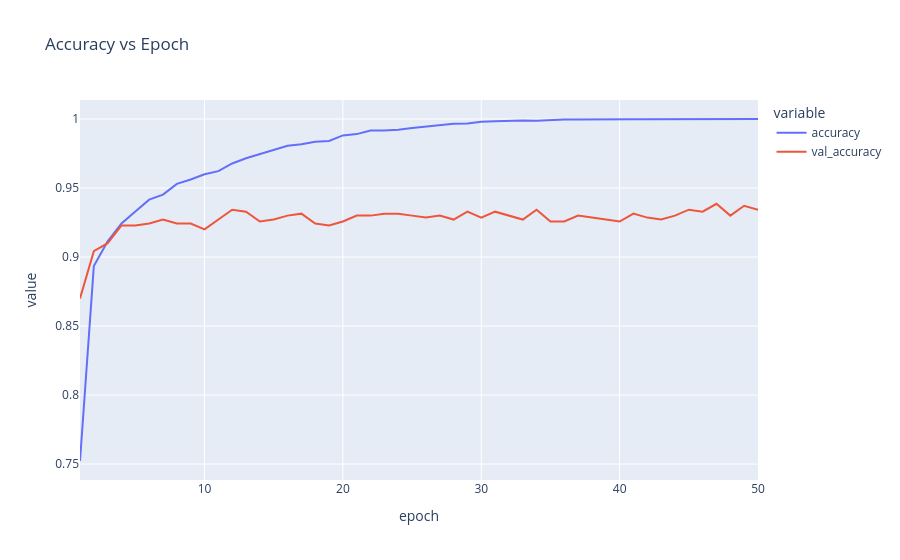
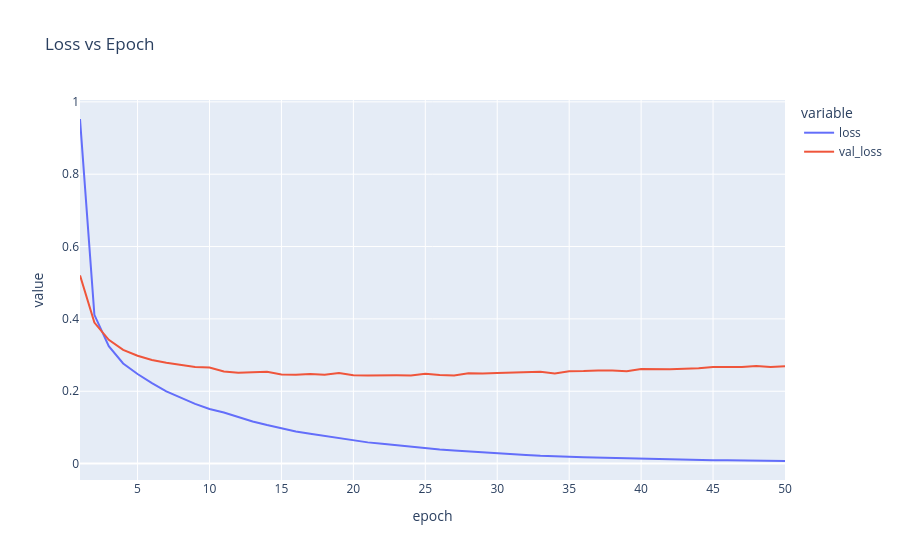

Write notebook code for charts like these, in order.
### Markdown cell above
## Plotting Performance
Here we look at the train and validation performance versus epoch.

### Code cell
#
# ACCURACY
fig = px.line(df, x='epoch', y=['accuracy','val_accuracy'], title='Accuracy vs Epoch')
fig.show("plotly_mimetype")
#
# Loss
fig = px.line(df, x='epoch', y=['loss','val_loss'], title='Loss vs Epoch')
fig.show("plotly_mimetype")

### Figure 1 — Plotly figure (JSON) as saved in the notebook; plotly's stock layout.template omitted (floating-point values rounded to 4 significant figures)
{"data": [{"hovertemplate": "variable=accuracy<br>epoch=%{x}<br>value=%{y}<extra></extra>", "legendgroup": "accuracy", "line": {"color": "#636efa", "dash": "solid"}, "marker": {"symbol": "circle"}, "mode": "lines", "name": "accuracy", "orientation": "v", "showlegend": true, "type": "scatter", "x": [1, 2, 3, 4, 5, 6, 7, 8, 9, 10, 11, 12, 13, 14, 15, 16, 17, 18, 19, 20, 21, 22, 23, 24, 25, 26, 27, 28, 29, 30, 31, 32, 33, 34, 35, 36, 37, 38, 39, 40, 41, 42, 43, 44, 45, 46, 47, 48, 49, 50], "xaxis": "x", "y": [0.7522, 0.8935, 0.9114, 0.9243, 0.933, 0.9416, 0.9452, 0.953, 0.9562, 0.96, 0.9622, 0.9678, 0.9716, 0.9746, 0.9775, 0.9806, 0.9817, 0.9835, 0.9841, 0.9881, 0.989, 0.9916, 0.9917, 0.9922, 0.9935, 0.9944, 0.9954, 0.9965, 0.9967, 0.9979, 0.9984, 0.9987, 0.9989, 0.9987, 0.9994, 0.9997, 0.9997, 0.9998, 0.9998, 0.9998, 0.9998, 0.9998, 0.9998, 1.0, 0.9998, 0.9998, 1.0, 1.0, 1.0, 1.0], "yaxis": "y"}, {"hovertemplate": "variable=val_accuracy<br>epoch=%{x}<br>value=%{y}<extra></extra>", "legendgroup": "val_accuracy", "line": {"color": "#EF553B", "dash": "solid"}, "marker": {"symbol": "circle"}, "mode": "lines", "name": "val_accuracy", "orientation": "v", "showlegend": true, "type": "scatter", "x": [1, 2, 3, 4, 5, 6, 7, 8, 9, 10, 11, 12, 13, 14, 15, 16, 17, 18, 19, 20, 21, 22, 23, 24, 25, 26, 27, 28, 29, 30, 31, 32, 33, 34, 35, 36, 37, 38, 39, 40, 41, 42, 43, 44, 45, 46, 47, 48, 49, 50], "xaxis": "x", "y": [0.87, 0.9043, 0.91, 0.9229, 0.9229, 0.9243, 0.9271, 0.9243, 0.9243, 0.92, 0.9271, 0.9343, 0.9329, 0.9257, 0.9271, 0.93, 0.9314, 0.9243, 0.9229, 0.9257, 0.93, 0.93, 0.9314, 0.9314, 0.93, 0.9286, 0.93, 0.9271, 0.9329, 0.9286, 0.9329, 0.93, 0.9271, 0.9343, 0.9257, 0.9257, 0.93, 0.9286, 0.9271, 0.9257, 0.9314, 0.9286, 0.9271, 0.93, 0.9343, 0.9329, 0.9386, 0.93, 0.9371, 0.9343], "yaxis": "y"}], "layout": {"legend": {"title": {"text": "variable"}, "tracegroupgap": 0}, "title": {"text": "Accuracy vs Epoch"}, "xaxis": {"anchor": "y", "domain": [0, 1], "title": {"text": "epoch"}}, "yaxis": {"anchor": "x", "domain": [0, 1], "title": {"text": "value"}}}}

### Figure 2 — Plotly figure (JSON) as saved in the notebook; plotly's stock layout.template omitted (floating-point values rounded to 4 significant figures)
{"data": [{"hovertemplate": "variable=loss<br>epoch=%{x}<br>value=%{y}<extra></extra>", "legendgroup": "loss", "line": {"color": "#636efa", "dash": "solid"}, "marker": {"symbol": "circle"}, "mode": "lines", "name": "loss", "orientation": "v", "showlegend": true, "type": "scatter", "x": [1, 2, 3, 4, 5, 6, 7, 8, 9, 10, 11, 12, 13, 14, 15, 16, 17, 18, 19, 20, 21, 22, 23, 24, 25, 26, 27, 28, 29, 30, 31, 32, 33, 34, 35, 36, 37, 38, 39, 40, 41, 42, 43, 44, 45, 46, 47, 48, 49, 50], "xaxis": "x", "y": [0.9526, 0.4112, 0.3248, 0.2767, 0.2476, 0.2225, 0.1999, 0.182, 0.1652, 0.1508, 0.1411, 0.1289, 0.1165, 0.1064, 0.09782, 0.08879, 0.0823, 0.0759, 0.07077, 0.06385, 0.05867, 0.05455, 0.05008, 0.0457, 0.04233, 0.03863, 0.03587, 0.0331, 0.03039, 0.02872, 0.02626, 0.02391, 0.02166, 0.02107, 0.01903, 0.01747, 0.01646, 0.01528, 0.01428, 0.01335, 0.01264, 0.01174, 0.01091, 0.01034, 0.009589, 0.009407, 0.008517, 0.008023, 0.007674, 0.007177], "yaxis": "y"}, {"hovertemplate": "variable=val_loss<br>epoch=%{x}<br>value=%{y}<extra></extra>", "legendgroup": "val_loss", "line": {"color": "#EF553B", "dash": "solid"}, "marker": {"symbol": "circle"}, "mode": "lines", "name": "val_loss", "orientation": "v", "showlegend": true, "type": "scatter", "x": [1, 2, 3, 4, 5, 6, 7, 8, 9, 10, 11, 12, 13, 14, 15, 16, 17, 18, 19, 20, 21, 22, 23, 24, 25, 26, 27, 28, 29, 30, 31, 32, 33, 34, 35, 36, 37, 38, 39, 40, 41, 42, 43, 44, 45, 46, 47, 48, 49, 50], "xaxis": "x", "y": [0.5202, 0.3899, 0.3423, 0.3144, 0.2982, 0.2866, 0.2787, 0.2727, 0.2671, 0.2658, 0.2548, 0.2513, 0.2521, 0.2539, 0.2466, 0.2455, 0.2476, 0.2459, 0.2505, 0.2443, 0.2438, 0.2446, 0.2442, 0.2436, 0.2486, 0.2447, 0.2437, 0.2496, 0.2488, 0.2505, 0.252, 0.2517, 0.254, 0.2492, 0.2553, 0.2558, 0.2577, 0.257, 0.2551, 0.2618, 0.2603, 0.2605, 0.2622, 0.2633, 0.2669, 0.2669, 0.2667, 0.27, 0.267, 0.2693], "yaxis": "y"}], "layout": {"legend": {"title": {"text": "variable"}, "tracegroupgap": 0}, "title": {"text": "Loss vs Epoch"}, "xaxis": {"anchor": "y", "domain": [0, 1], "title": {"text": "epoch"}}, "yaxis": {"anchor": "x", "domain": [0, 1], "title": {"text": "value"}}}}
